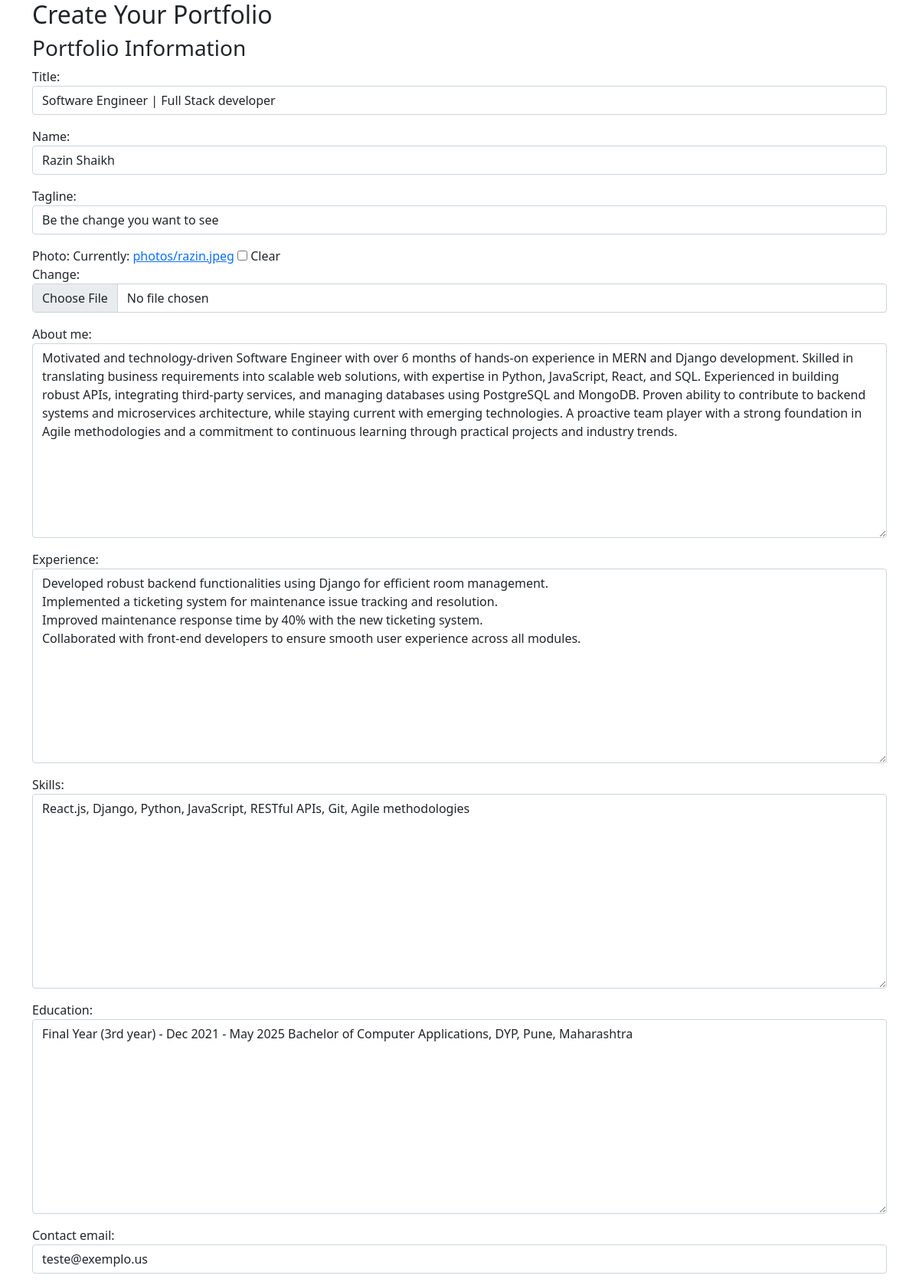
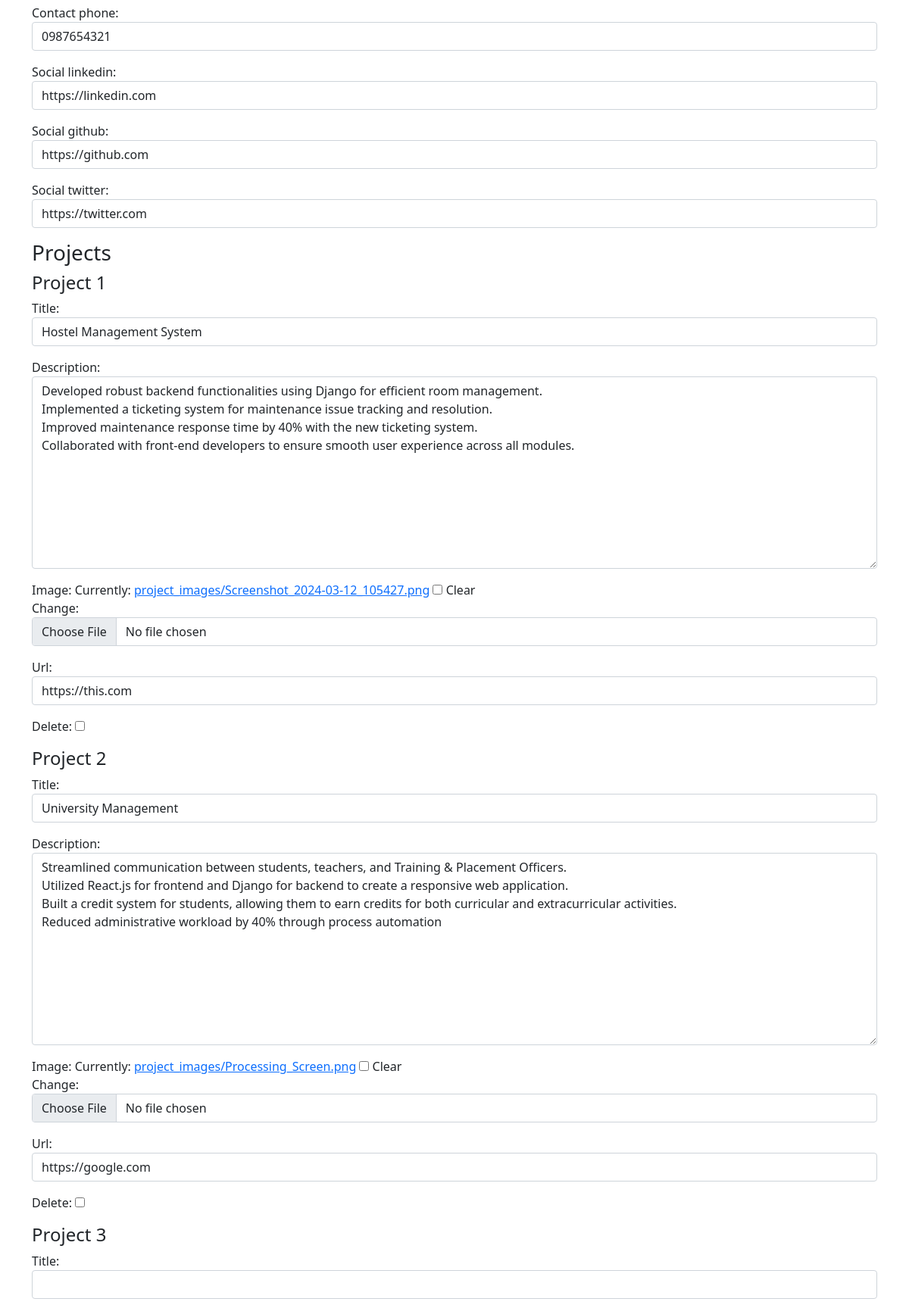
/create_portfolio/ (signed in, upper part), run on the app's committed database (2 pictures, top to bottom).
### portfolio_app/models.py (models this page shows, shortened)
class Portfolio(models.Model):
    user = models.OneToOneField(User, on_delete=models.CASCADE)
    title = models.CharField(max_length=100)
    name = models.CharField(max_length=100)
    tagline = models.CharField(max_length=200)
    photo = models.ImageField(upload_to='photos/', blank=True, null= True)
    about_me = models.TextField()
    experience = models.TextField()
    skills = models.TextField()
    education = models.TextField()
    contact_email = models.EmailField()
    contact_phone = models.CharField(max_length=20)
    social_linkedin = models.URLField(blank=True)
    social_github = models.URLField(blank=True)
    social_twitter = models.URLField(blank=True)
    template = models.CharField(max_length=50, default='default')
    created_at = models.DateTimeField(auto_now_add=True)
    updated_at = models.DateTimeField(auto_now=True)

### portfolio_app/views.py (the view)
# urls.py: path('create_portfolio/', views.create_portfolio, name='create_portfolio'),
@login_required
def create_portfolio(request):
    try:
        portfolio = Portfolio.objects.get(user=request.user)
        is_new_portfolio = False
    except Portfolio.DoesNotExist:
        portfolio = None
        is_new_portfolio = True
    ProjectFormSet = inlineformset_factory(Portfolio, Project, form=ProjectForm, extra=1, can_delete=True)
    if request.method == 'POST':
        if is_new_portfolio:
            form = PortfolioForm(request.POST, request.FILES)
        else:
            form = PortfolioForm(request.POST, request.FILES, instance=portfolio)
        if form.is_valid():
            portfolio = form.save(commit=False)
            portfolio.user = request.user
            portfolio.save()
            formset = ProjectFormSet(request.POST, request.FILES, instance=portfolio)
            if formset.is_valid():
                formset.save()
            share_url = request.build_absolute_uri(portfolio.get_absolute_url())
            action = "created" if is_new_portfolio else "updated"
            return render(request, 'portfolio_created.html', {
                'portfolio': portfolio,
                'share_url': share_url,
                'action': action
            })
    else:
        form = PortfolioForm(instance=portfolio)
        formset = ProjectFormSet(instance=portfolio)
    return render(request, 'create_portfolio.html', {
        'form': form,
        'formset': formset,
        'is_new_portfolio': is_new_portfolio
    })

### portfolio_app/forms.py
class PortfolioForm(forms.ModelForm):
    class Meta:
        model = Portfolio
        fields = ['title', 'name', 'tagline','photo', 'about_me', 'experience', 'skills', 'education', 'contact_email', 'contact_phone', 'social_linkedin', 'social_github', 'social_twitter']
    def __init__(self, *args, **kwargs):
        super().__init__(*args, **kwargs)
        for field in self.fields.values():
            field.widget.attrs.update({'class': 'form-control'})

### portfolio_app/templates/create_portfolio.html (shortened to what this page needs)
<!DOCTYPE html>
<html lang="en">
<head>
    <link href="https://cdn.jsdelivr.net/npm/bootstrap@5.1.3/dist/css/bootstrap.min.css" rel="stylesheet">
</head>
<body>
    <div class="container">
        <h2>Create Your Portfolio</h2>
        <form method="post" enctype="multipart/form-data">
            <h3>Portfolio Information</h3>
            {{ form.as_p }}
            <h3>Projects</h3>
            {% for project_form in formset %}
                <div class="project-form">
                    <h4>Project {{ forloop.counter }}</h4>
                    {{ project_form.as_p }}
                </div>
            {% endfor %}
        </form>
    </div>
</body>
</html>

### data on the page
Portfolio: title "Software Engineer | Full Stack developer", name "Razin Shaikh", tagline "Be the change you want to see", about_me "Motivated and technology-driven Software Engineer with over 6 months of hands-on experience in MERN and Django development. Skilled in translating business requirements into scalable web solutions, with expertise in Python, JavaScript, React, and SQL. Experienced in building robust APIs, integrating third-party services, and managing databases using PostgreSQL and MongoDB. Proven ability to contribute to backend systems and microservices architecture, while staying current with emerging technologies. A proactive team player with a strong foundation in Agile methodologies and a commitment to continuous learning through practical projects and industry trends.", experience "Developed robust backend functionalities using Django for efficient room management. Implemented a ticketing system for maintenance issue tracking and resolution. Improved maintenance response time by 40% with the new ticketing system. Collaborated with front-end developers to ensure smooth user experience across all modules.", skills "React.js, Django, Python, JavaScript, RESTful APIs, Git, Agile methodologies", education "Final Year (3rd year) - Dec 2021 - May 2025 Bachelor of Computer Applications, DYP, Pune, Maharashtra", contact_email "teste@exemplo.us", contact_phone "0987654321", social_linkedin "https://linkedin.com", social_github "https://github.com", social_twitter "https://twitter.com"
